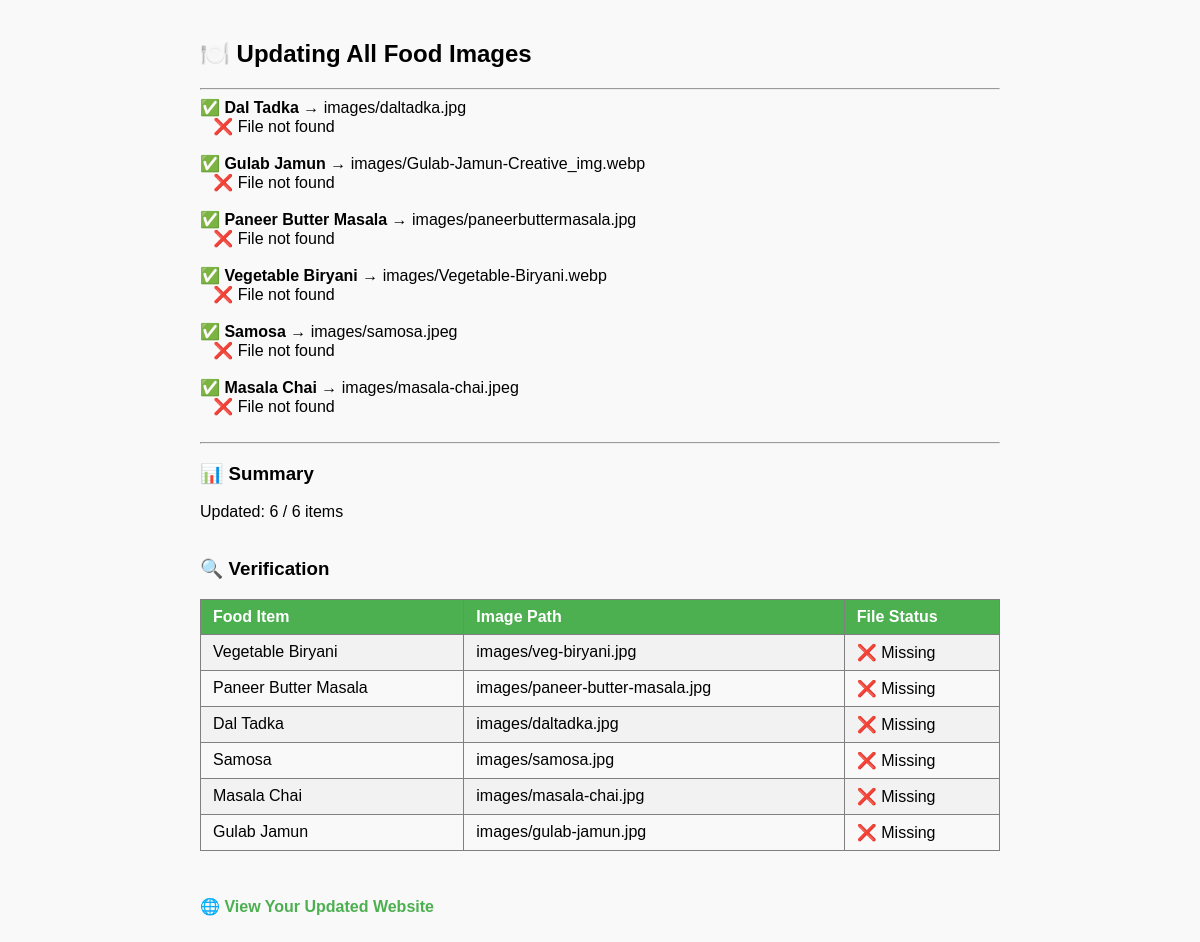
Screenshot of /update_all_food_images.php with the database file from the repository.
### tables this page shows
CREATE TABLE food_items (
    id INT PRIMARY KEY AUTO_INCREMENT,
    name VARCHAR(100) NOT NULL,
    description TEXT,
    price DECIMAL(10,2) NOT NULL,
    category_id INT,
    image_url VARCHAR(255),
    is_available BOOLEAN DEFAULT TRUE,
    is_veg BOOLEAN DEFAULT TRUE,
    created_at TIMESTAMP DEFAULT CURRENT_TIMESTAMP,
    updated_at TIMESTAMP DEFAULT CURRENT_TIMESTAMP ON UPDATE CURRENT_TIMESTAMP,
    FOREIGN KEY (category_id) REFERENCES categories(id) ON DELETE SET NULL
);

### update_all_food_images.php (the view, shortened to what this page needs)
<?php
try {
    $database = new Database();
    $db = $database->getConnection();
    $updates = [
        'Dal Tadka' => 'images/daltadka.jpg',
        'Gulab Jamun' => 'images/Gulab-Jamun-Creative_img.webp',
        'Paneer Butter Masala' => 'images/paneerbuttermasala.jpg',
        'Vegetable Biryani' => 'images/Vegetable-Biryani.webp',
        'Samosa' => 'images/samosa.jpeg',
        'Masala Chai' => 'images/masala-chai.jpeg'
    ];
    echo "<h2>🍽️ Updating All Food Images</h2>";
    echo "<hr>";
    $success_count = 0;
    $total_count = count($updates);
    foreach ($updates as $food_name => $image_path) {
        $query = "UPDATE food_items SET image_url = ? WHERE name = ?";
        $stmt = $db->prepare($query);
        $result = $stmt->execute([$image_path, $food_name]);
        if ($result) {
            echo "✅ <strong>$food_name</strong> → $image_path<br>";
            if (file_exists($image_path)) {
                echo "&nbsp;&nbsp;&nbsp;📁 File exists<br>";
            } else {
                echo "&nbsp;&nbsp;&nbsp;❌ File not found<br>";
            }
            $success_count++;
        } else {
            echo "❌ Failed to update <strong>$food_name</strong><br>";
        }
    }
    echo "<hr>";
    echo "<h3>📊 Summary</h3>";
    echo "Updated: $success_count / $total_count items<br><br>";
    echo "<h3>🔍 Verification</h3>";
    $verify_query = "SELECT name, image_url FROM food_items WHERE name IN ('" . implode("', '", array_keys($updates)) . "')";
    $verify_stmt = $db->prepare($verify_query);
    $verify_stmt->execute();
    $items = $verify_stmt->fetchAll(PDO::FETCH_ASSOC);
    echo "<table border='1' style='border-collapse: collapse; width: 100%;'>";
    echo "<tr><th>Food Item</th><th>Image Path</th><th>File Status</th></tr>";
    foreach ($items as $item) {
        $file_status = file_exists($item['image_url']) ? "✅ Exists" : "❌ Missing";
        echo "<tr>";
        echo "<td>" . htmlspecialchars($item['name']) . "</td>";
        echo "<td>" . htmlspecialchars($item['image_url']) . "</td>";
        echo "<td>$file_status</td>";
        echo "</tr>";
    }
    echo "</table>";
    echo "🌐 <a href='index.php' style='color: #4CAF50; font-weight: bold; text-decoration: none;'>View Your Updated Website</a>";
} catch (PDOException $e) {
    echo "❌ Database error: " . htmlspecialchars($e->getMessage());
}
?>

### update_all_food_images.php (style rules this page uses)
table { margin: 10px 0; }
th, td { padding: 8px 12px; text-align: left; }
th { background: #4CAF50; color: white; }
tr:nth-child(even) { background: #f2f2f2; }

### rows the page displays
food_items: name "Vegetable Biryani", image_url "images/veg-biryani.jpg", image_url "❌ Missing"
food_items: name "Paneer Butter Masala", image_url "images/paneer-butter-masala.jpg", image_url "❌ Missing"
food_items: name "Dal Tadka", image_url "images/daltadka.jpg", image_url "❌ Missing"
food_items: name "Samosa", image_url "images/samosa.jpg", image_url "❌ Missing"
food_items: name "Masala Chai", image_url "images/masala-chai.jpg", image_url "❌ Missing"
food_items: name "Gulab Jamun", image_url "images/gulab-jamun.jpg", image_url "❌ Missing"

### other values shown
$food_name "Dal Tadka"
$image_path "images/daltadka.jpg"
$food_name "Gulab Jamun"
$image_path "images/Gulab-Jamun-Creative_img.webp"
$food_name "Paneer Butter Masala"
$image_path "images/paneerbuttermasala.jpg"
$food_name "Vegetable Biryani"
$image_path "images/Vegetable-Biryani.webp"
$food_name "Samosa"
$image_path "images/samosa.jpeg"
$food_name "Masala Chai"
$image_path "images/masala-chai.jpeg"
$success_count "6"
$total_count "6"
